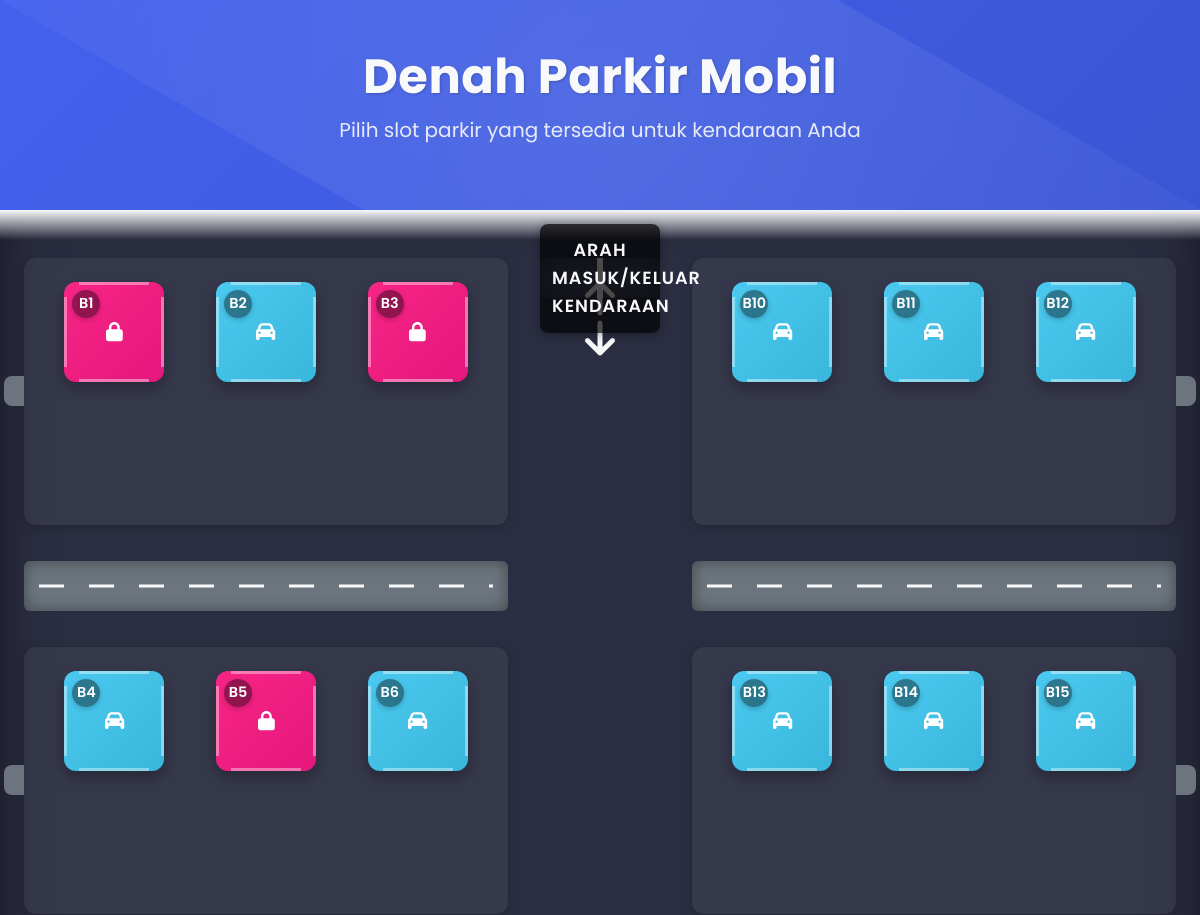
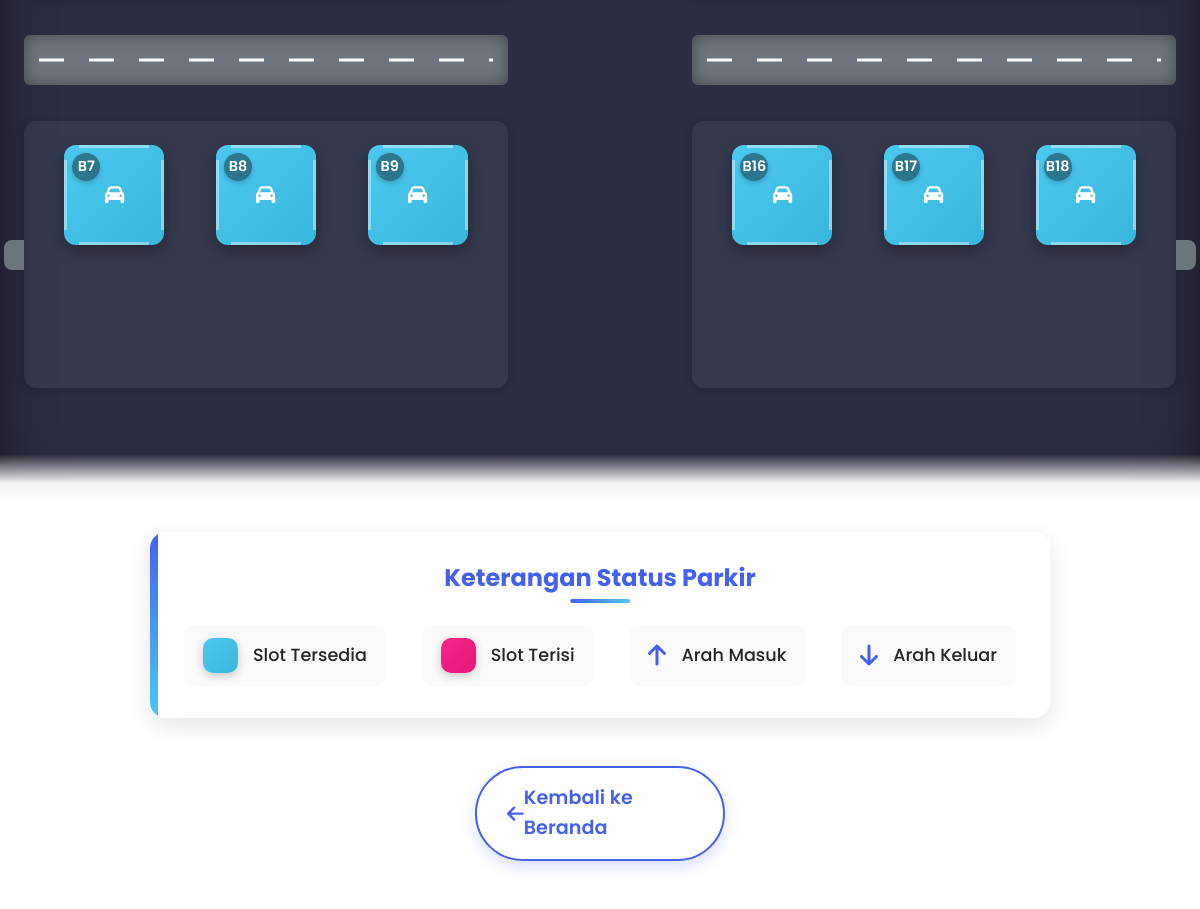
The page /mobil/ on the database its author committed (2 pictures, top to bottom).
### parkir/models.py (models this page shows, shortened)
class SlotParkir(models.Model):
    JENIS_KENDARAAN = [('mobil', 'Mobil'), ('motor', 'Motor')]
    nomor_slot = models.CharField(max_length=10)
    jenis_kendaraan = models.CharField(max_length=10, choices=JENIS_KENDARAAN)
    tersedia = models.BooleanField(default=True)
    kode_unik = models.CharField(max_length=20, null=True, blank=True)

### parkir/views.py (the view)
# urls.py: path('mobil/', views.mobil_view, name='mobil'),
def mobil_view(request):
    slots = list(SlotParkir.objects.filter(jenis_kendaraan='mobil').order_by('nomor_slot'))
    slots.sort(key=natural_key)
    half = len(slots) // 2
    slots_left = slots[:half]
    slots_right = slots[half:]
    def chunk(lst, n):
        return [lst[i:i + n] for i in range(0, len(lst), n)]
    slots_left_rows = chunk(slots_left, 3)
    slots_right_rows = chunk(slots_right, 3)
    context = {
        'slots_left': slots_left_rows,
        'slots_right': slots_right_rows,
    }
    return render(request, 'parkir/mobil.html', context)

### parkir/views.py (called while the page is built)
def natural_key(slot):
    match = re.match(r"([A-Za-z]+)(\d+)", slot.nomor_slot)
    if match:
        letter, number = match.groups()
        return (letter, int(number))
    else:
        return (slot.nomor_slot, 0)

### parkir/templates/parkir/mobil.html (shortened to what this page needs)
<!DOCTYPE html>
<html lang="id">
<head>
    <link href="https://cdn.jsdelivr.net/npm/bootstrap@5.3.0/dist/css/bootstrap.min.css" rel="stylesheet" />
    <link rel="stylesheet" href="https://cdnjs.cloudflare.com/ajax/libs/font-awesome/6.4.0/css/all.min.css" />
</head>
<body>
    <header class="parking-header text-center">
        <div class="container">
            <h1 class="parking-title display-5 fw-bold">Denah Parkir Mobil</h1>
            <p class="parking-subtitle lead">Pilih slot parkir yang tersedia untuk kendaraan Anda</p>
        </div>
    </header>
    <section class="parking-ground">
        <div class="parking-container">
            <div class="parking-layout">
                <div class="parking-side">
                    {% for group in slots_left %}
                    <div class="parking-group floating-element">
                        <div class="connection-path right-connection"></div>
                        {% for slot in group %}
                        <form method="post" action="{% url 'pilih_slot_mobil' slot.id %}" class="d-flex justify-content-center">
                            <button type="submit" class="slot-btn {% if slot.tersedia %}tersedia{% else %}tidak-tersedia{% endif %}" {% if not slot.tersedia %}disabled{% endif %}>
                                <div class="slot-markings">
                                    <div class="slot-line top"></div>
                                    <div class="slot-line bottom"></div>
                                    <div class="slot-line left"></div>
                                    <div class="slot-line right"></div>
                                </div>
                                <i class="fas fa-{% if slot.tersedia %}car{% else %}lock{% endif %}"></i>
                                <span class="slot-number">{{ slot.nomor_slot }}</span>
                            </button>
                        </form>
                        {% endfor %}
                    </div>
                    {% if not forloop.last %}
                    <div class="parking-aisle"></div>
                    {% endif %}
                    {% endfor %}
                </div>
                <div class="parking-lane">
                    <div class="lane-arrows">
                        <div class="lane-arrow">
                            <i class="fas fa-arrow-up"></i>
                        </div>
                        <div class="lane-arrow">
                            <i class="fas fa-arrow-down"></i>
                        </div>
                    </div>
                    <div class="lane-label">Arah Masuk/Keluar Kendaraan</div>
                </div>
                <div class="parking-side">
                    {% for group in slots_right %}
                    <div class="parking-group floating-element">
                        <div class="connection-path left-connection"></div>
                        {% for slot in group %}
                        <form method="post" action="{% url 'pilih_slot_mobil' slot.id %}" class="d-flex justify-content-center">
                            <button type="submit" class="slot-btn {% if slot.tersedia %}tersedia{% else %}tidak-tersedia{% endif %}" {% if not slot.tersedia %}disabled{% endif %}>
                                <div class="slot-markings">
                                    <div class="slot-line top"></div>
                                    <div class="slot-line bottom"></div>
                                    <div class="slot-line left"></div>
                                    <div class="slot-line right"></div>
                                </div>
                                <i class="fas fa-{% if slot.tersedia %}car{% else %}lock{% endif %}"></i>
                                <span class="slot-number">{{ slot.nomor_slot }}</span>
                            </button>
                        </form>
                        {% endfor %}
                    </div>
                    {% if not forloop.last %}
                    <div class="parking-aisle"></div>
                    {% endif %}
                    {% endfor %}
                </div>
            </div>
        </div>
    </section>
    <section class="info-section">
        <div class="container">
            <div class="legend-container">
                <h3 class="legend-title">Keterangan Status Parkir</h3>
                <div class="legend-items">
                    <div class="legend-item">
                        <span class="color-box tersedia-box"></span>
                        <span>Slot Tersedia</span>
                    </div>
                    <div class="legend-item">
                        <span class="color-box tidak-tersedia-box"></span>
                        <span>Slot Terisi</span>
                    </div>
                    <div class="legend-item">
                        <i class="fas fa-arrow-up" style="color: var(--primary); font-size: 1.5rem;"></i>
                        <span>Arah Masuk</span>
                    </div>
                    <div class="legend-item">
                        <i class="fas fa-arrow-down" style="color: var(--primary); font-size: 1.5rem;"></i>
                        <span>Arah Keluar</span>
                    </div>
                </div>
            </div>
            <a href="/" class="btn-kembali">
                <i class="fas fa-arrow-left"></i> Kembali ke Beranda
            </a>
        </div>
    </section>
</body>
</html>

### rows shown on the page
SlotParkir: tersedia False (drawn), nomor_slot "B1"
SlotParkir: tersedia True (drawn), nomor_slot "B2"
SlotParkir: tersedia False (drawn), nomor_slot "B3"
SlotParkir: tersedia True (drawn), nomor_slot "B4"
SlotParkir: tersedia False (drawn), nomor_slot "B5"
SlotParkir: tersedia True (drawn), nomor_slot "B6"
SlotParkir: tersedia True (drawn), nomor_slot "B7"
SlotParkir: tersedia True (drawn), nomor_slot "B8"
SlotParkir: tersedia True (drawn), nomor_slot "B9"
SlotParkir: tersedia True (drawn), nomor_slot "B10"
SlotParkir: tersedia True (drawn), nomor_slot "B11"
SlotParkir: tersedia True (drawn), nomor_slot "B12"
SlotParkir: tersedia True (drawn), nomor_slot "B13"
SlotParkir: tersedia True (drawn), nomor_slot "B14"
SlotParkir: tersedia True (drawn), nomor_slot "B15"
SlotParkir: tersedia True (drawn), nomor_slot "B16"
SlotParkir: tersedia True (drawn), nomor_slot "B17"
SlotParkir: tersedia True (drawn), nomor_slot "B18"
